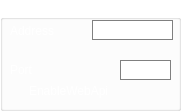
     <widget class="QGroupBox" name="groupBoxAuth">
      <property name="enabled">
       <bool>false</bool>
      </property>
      <property name="geometry">
       <rect>
        <x>0</x>
        <y>440</y>
        <width>181</width>
        <height>111</height>
       </rect>
      </property>
      <property name="styleSheet">
       <string notr="true">background: transparent;
color: white;</string>
      </property>
      <property name="title">
       <string>Auth</string>
      </property>
      <widget class="QCheckBox" name="checkBoxEnableWebApi">
       <property name="geometry">
        <rect>
         <x>10</x>
         <y>80</y>
         <width>141</width>
         <height>21</height>
        </rect>
       </property>
       <property name="toolTip">
        <string>Enables custom web API endpoints.</string>
       </property>
       <property name="text">
        <string>EnableWebApi</string>
       </property>
       <property name="checked">
        <bool>false</bool>
       </property>
      </widget>
      <widget class="QLabel" name="labelAuthPort">
       <property name="geometry">
        <rect>
         <x>10</x>
         <y>60</y>
         <width>151</width>
         <height>20</height>
        </rect>
       </property>
       <property name="toolTip">
        <string>Port for the auth server to listen on.</string>
       </property>
       <property name="text">
        <string>Port</string>
       </property>
      </widget>
      <widget class="QLineEdit" name="lineEditAuthPort">
       <property name="geometry">
        <rect>
         <x>120</x>
         <y>60</y>
         <width>51</width>
         <height>20</height>
        </rect>
       </property>
       <property name="palette">
        <palette>
         <active>
          <colorrole role="WindowText">
           <brush brushstyle="SolidPattern">
            <color alpha="255">
             <red>0</red>
             <green>0</green>
             <blue>0</blue>
            </color>
           </brush>
          </colorrole>
          <colorrole role="Button">
           <brush brushstyle="SolidPattern">
            <color alpha="255">
             <red>255</red>
             <green>255</green>
             <blue>255</blue>
            </color>
           </brush>
          </colorrole>
          <colorrole role="Text">
           <brush brushstyle="SolidPattern">
            <color alpha="255">
             <red>0</red>
             <green>0</green>
             <blue>0</blue>
            </color>
           </brush>
          </colorrole>
          <colorrole role="ButtonText">
           <brush brushstyle="SolidPattern">
            <color alpha="255">
             <red>0</red>
             <green>0</green>
             <blue>0</blue>
            </color>
           </brush>
          </colorrole>
          <colorrole role="Base">
           <brush brushstyle="SolidPattern">
            <color alpha="255">
             <red>255</red>
             <green>255</green>
             <blue>255</blue>
            </color>
           </brush>
          </colorrole>
          <colorrole role="Window">
           <brush brushstyle="SolidPattern">
            <color alpha="255">
             <red>255</red>
             <green>255</green>
             <blue>255</blue>
            </color>
           </brush>
          </colorrole>
          <colorrole role="PlaceholderText">
           <brush brushstyle="SolidPattern">
            <color alpha="128">
             <red>0</red>
             <green>0</green>
             <blue>0</blue>
            </color>
           </brush>
          </colorrole>
         </active>
         <inactive>
          <colorrole role="WindowText">
           <brush brushstyle="SolidPattern">
            <color alpha="255">
             <red>0</red>
             <green>0</green>
             <blue>0</blue>
            </color>
           </brush>
          </colorrole>
          <colorrole role="Button">
           <brush brushstyle="SolidPattern">
            <color alpha="255">
             <red>255</red>
             <green>255</green>
             <blue>255</blue>
            </color>
           </brush>
          </colorrole>
          <colorrole role="Text">
           <brush brushstyle="SolidPattern">
            <color alpha="255">
             <red>0</red>
             <green>0</green>
             <blue>0</blue>
            </color>
           </brush>
          </colorrole>
          <colorrole role="ButtonText">
           <brush brushstyle="SolidPattern">
            <color alpha="255">
             <red>0</red>
             <green>0</green>
             <blue>0</blue>
            </color>
           </brush>
          </colorrole>
          <colorrole role="Base">
           <brush brushstyle="SolidPattern">
            <color alpha="255">
             <red>255</red>
             <green>255</green>
             <blue>255</blue>
            </color>
           </brush>
          </colorrole>
          <colorrole role="Window">
           <brush brushstyle="SolidPattern">
            <color alpha="255">
             <red>255</red>
             <green>255</green>
             <blue>255</blue>
            </color>
           </brush>
          </colorrole>
          <colorrole role="PlaceholderText">
           <brush brushstyle="SolidPattern">
            <color alpha="128">
             <red>0</red>
             <green>0</green>
             <blue>0</blue>
            </color>
           </brush>
          </colorrole>
         </inactive>
         <disabled>
          <colorrole role="WindowText">
           <brush brushstyle="SolidPattern">
            <color alpha="255">
             <red>0</red>
             <green>0</green>
             <blue>0</blue>
            </color>
           </brush>
          </colorrole>
          <colorrole role="Button">
           <brush brushstyle="SolidPattern">
            <color alpha="255">
             <red>255</red>
             <green>255</green>
             <blue>255</blue>
            </color>
           </brush>
          </colorrole>
          <colorrole role="Text">
           <brush brushstyle="SolidPattern">
            <color alpha="255">
             <red>0</red>
             <green>0</green>
             <blue>0</blue>
            </color>
           </brush>
          </colorrole>
          <colorrole role="ButtonText">
           <brush brushstyle="SolidPattern">
            <color alpha="255">
             <red>0</red>
             <green>0</green>
             <blue>0</blue>
            </color>
           </brush>
          </colorrole>
          <colorrole role="Base">
           <brush brushstyle="SolidPattern">
            <color alpha="255">
             <red>255</red>
             <green>255</green>
             <blue>255</blue>
            </color>
           </brush>
          </colorrole>
          <colorrole role="Window">
           <brush brushstyle="SolidPattern">
            <color alpha="255">
             <red>255</red>
             <green>255</green>
             <blue>255</blue>
            </color>
           </brush>
          </colorrole>
          <colorrole role="PlaceholderText">
           <brush brushstyle="SolidPattern">
            <color alpha="128">
             <red>0</red>
             <green>0</green>
             <blue>0</blue>
            </color>
           </brush>
          </colorrole>
         </disabled>
        </palette>
       </property>
       <property name="toolTip">
        <string>Port for the auth server to listen on.</string>
       </property>
       <property name="styleSheet">
        <string notr="true">background: white;
color:black;
border: 1px solid gray;</string>
       </property>
       <property name="text">
        <string/>
       </property>
      </widget>
      <widget class="QLabel" name="labelBindAuthAddress">
       <property name="geometry">
        <rect>
         <x>10</x>
         <y>20</y>
         <width>141</width>
         <height>21</height>
        </rect>
       </property>
       <property name="palette">
        <palette>
         <active>
          <colorrole role="WindowText">
           <brush brushstyle="SolidPattern">
            <color alpha="255">
             <red>0</red>
             <green>0</green>
             <blue>0</blue>
            </color>
           </brush>
          </colorrole>
          <colorrole role="Button">
           <brush brushstyle="SolidPattern">
            <color alpha="0">
             <red>0</red>
             <green>0</green>
             <blue>0</blue>
            </color>
           </brush>
          </colorrole>
          <colorrole role="Text">
           <brush brushstyle="SolidPattern">
            <color alpha="255">
             <red>0</red>
             <green>0</green>
             <blue>0</blue>
            </color>
           </brush>
          </colorrole>
          <colorrole role="ButtonText">
           <brush brushstyle="SolidPattern">
            <color alpha="255">
             <red>0</red>
             <green>0</green>
             <blue>0</blue>
            </color>
           </brush>
          </colorrole>
          <colorrole role="Base">
           <brush brushstyle="SolidPattern">
            <color alpha="0">
             <red>0</red>
             <green>0</green>
             <blue>0</blue>
            </color>
           </brush>
          </colorrole>
          <colorrole role="Window">
           <brush brushstyle="SolidPattern">
            <color alpha="0">
             <red>0</red>
             <green>0</green>
             <blue>0</blue>
            </color>
           </brush>
          </colorrole>
          <colorrole role="PlaceholderText">
           <brush brushstyle="SolidPattern">
            <color alpha="128">
             <red>0</red>
             <green>0</green>
             <blue>0</blue>
            </color>
           </brush>
          </colorrole>
         </active>
         <inactive>
          <colorrole role="WindowText">
           <brush brushstyle="SolidPattern">
            <color alpha="255">
             <red>0</red>
             <green>0</green>
             <blue>0</blue>
            </color>
           </brush>
          </colorrole>
          <colorrole role="Button">
           <brush brushstyle="SolidPattern">
            <color alpha="0">
             <red>0</red>
             <green>0</green>
             <blue>0</blue>
            </color>
           </brush>
          </colorrole>
          <colorrole role="Text">
           <brush brushstyle="SolidPattern">
            <color alpha="255">
             <red>0</red>
             <green>0</green>
             <blue>0</blue>
            </color>
           </brush>
          </colorrole>
          <colorrole role="ButtonText">
           <brush brushstyle="SolidPattern">
            <color alpha="255">
             <red>0</red>
             <green>0</green>
             <blue>0</blue>
            </color>
           </brush>
          </colorrole>
          <colorrole role="Base">
           <brush brushstyle="SolidPattern">
            <color alpha="0">
             <red>0</red>
             <green>0</green>
             <blue>0</blue>
            </color>
           </brush>
          </colorrole>
          <colorrole role="Window">
           <brush brushstyle="SolidPattern">
            <color alpha="0">
             <red>0</red>
             <green>0</green>
             <blue>0</blue>
            </color>
           </brush>
          </colorrole>
          <colorrole role="PlaceholderText">
           <brush brushstyle="SolidPattern">
            <color alpha="128">
             <red>0</red>
             <green>0</green>
             <blue>0</blue>
            </color>
           </brush>
          </colorrole>
         </inactive>
         <disabled>
          <colorrole role="WindowText">
           <brush brushstyle="SolidPattern">
            <color alpha="255">
             <red>0</red>
             <green>0</green>
             <blue>0</blue>
            </color>
           </brush>
          </colorrole>
          <colorrole role="Button">
           <brush brushstyle="SolidPattern">
            <color alpha="0">
             <red>0</red>
             <green>0</green>
             <blue>0</blue>
            </color>
           </brush>
          </colorrole>
          <colorrole role="Text">
           <brush brushstyle="SolidPattern">
            <color alpha="255">
             <red>0</red>
             <green>0</green>
             <blue>0</blue>
            </color>
           </brush>
          </colorrole>
          <colorrole role="ButtonText">
           <brush brushstyle="SolidPattern">
            <color alpha="255">
             <red>0</red>
             <green>0</green>
             <blue>0</blue>
            </color>
           </brush>
          </colorrole>
          <colorrole role="Base">
           <brush brushstyle="SolidPattern">
            <color alpha="0">
             <red>0</red>
             <green>0</green>
             <blue>0</blue>
            </color>
           </brush>
          </colorrole>
          <colorrole role="Window">
           <brush brushstyle="SolidPattern">
            <color alpha="0">
             <red>0</red>
             <green>0</green>
             <blue>0</blue>
            </color>
           </brush>
          </colorrole>
          <colorrole role="PlaceholderText">
           <brush brushstyle="SolidPattern">
            <color alpha="128">
             <red>0</red>
             <green>0</green>
             <blue>0</blue>
            </color>
           </brush>
          </colorrole>
         </disabled>
        </palette>
       </property>
       <property name="toolTip">
        <string>Address for the auth server to listen on.</string>
       </property>
       <property name="styleSheet">
        <string notr="true">background: transparent;
color: white;</string>
       </property>
       <property name="text">
        <string>Address</string>
       </property>
      </widget>
      <widget class="QLineEdit" name="lineEditAuthAddress">
       <property name="geometry">
        <rect>
         <x>92</x>
         <y>20</y>
         <width>81</width>
         <height>20</height>
        </rect>
       </property>
       <property name="styleSheet">
        <string notr="true">background: white;
color:black;
border: 1px solid gray;</string>
       </property>
      </widget>
     </widget>
